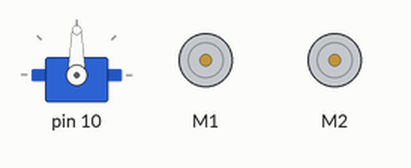
This sketch was run on a simulated Arduino Uno, built with avr-gcc and run on an emulated ATmega328P. Parts: servo, 2 × DC motor (green arrow = forward, orange = backward, longer = faster).

Above: at 0.1 s.
At 4.1 s:
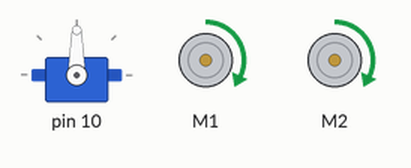
Timing chart, 0 to 5.6 s (numbered marks = the images above):
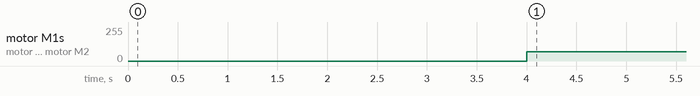

Measured:
- by itself, motor M1, motor M2: stopped → forward 70/255 at 4.0 s

The sketch:

StraightDrive.ino
```cpp
#include <Adafruit_MotorShield.h>
#include <lenlib.h>
#include <Wire.h>
#include <Servo.h>

myMotors Motors; // Create motors object

void setup()
{
  Motors.beginMotors(); // Start up motors
  delay(4000);
}

void loop()
{
    Motors.runMotor(1, FORWARD, 70); // Motor 1 should run forward with speed x
    Motors.runMotor(2, FORWARD, 70);
  /*
  for(int x = 80; x <= 180; x++)// Increase angle of servo slowly
  {
    Motors.angleServo(x); // Set servo angle
    delay(10);// Delay for 10ms
  }
  for(int x = 180; x >= 80; x--)// Decrease angle of servo slowly
  {
    Motors.angleServo(x); // Set servo angle
    delay(10);
  }

  for(int x = 1; x <= 255; x++)// Increase backward speed of motors slowly
  {
    Motors.runMotor(1, BACKWARD, x);
    Motors.runMotor(2, BACKWARD, x);
    Motors.runMotor(3, BACKWARD, x);
    Motors.runMotor(4, BACKWARD, x);
    delay(5);
  }
  for(int x = 255; x >= 1; x--)// Decrease backward speed of motors slowly
  {
    Motors.runMotor(1, BACKWARD, x);
    Motors.runMotor(2, BACKWARD, x);
    Motors.runMotor(3, BACKWARD, x);
    Motors.runMotor(4, BACKWARD, x);
    delay(5);
  }
*/
}
```
